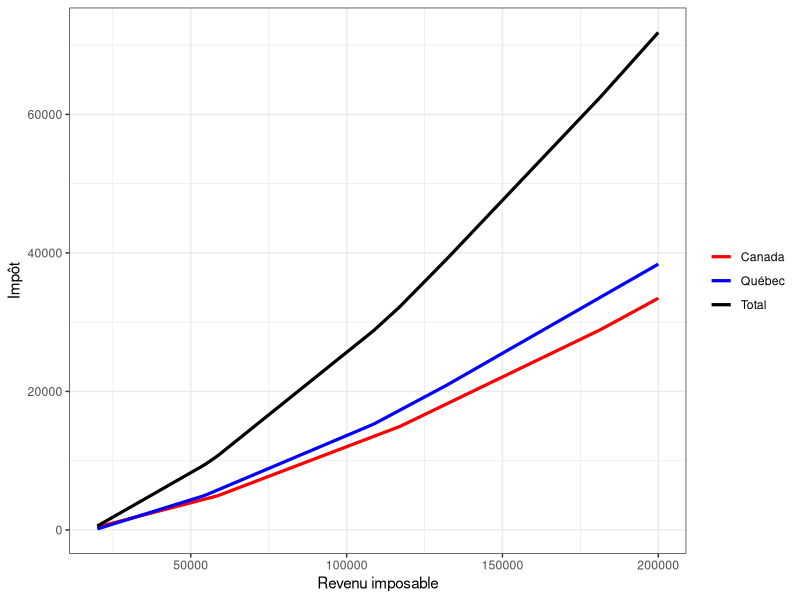
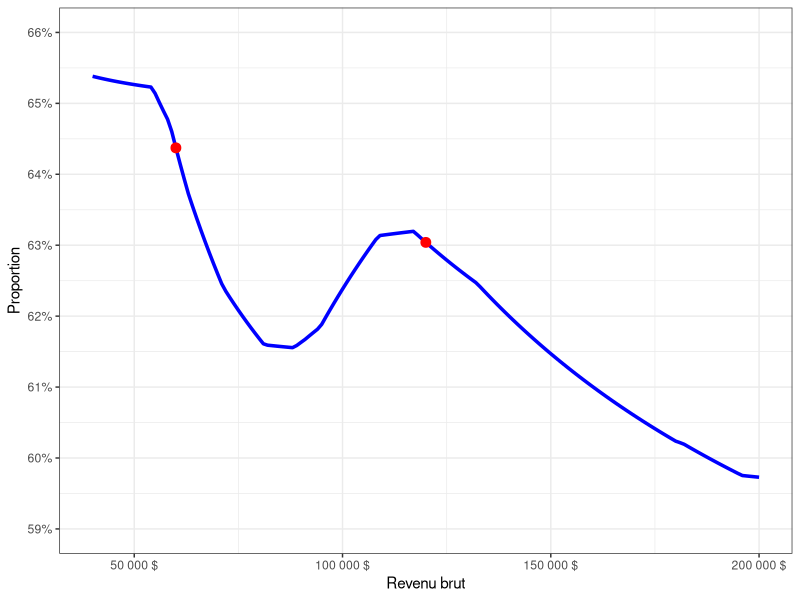
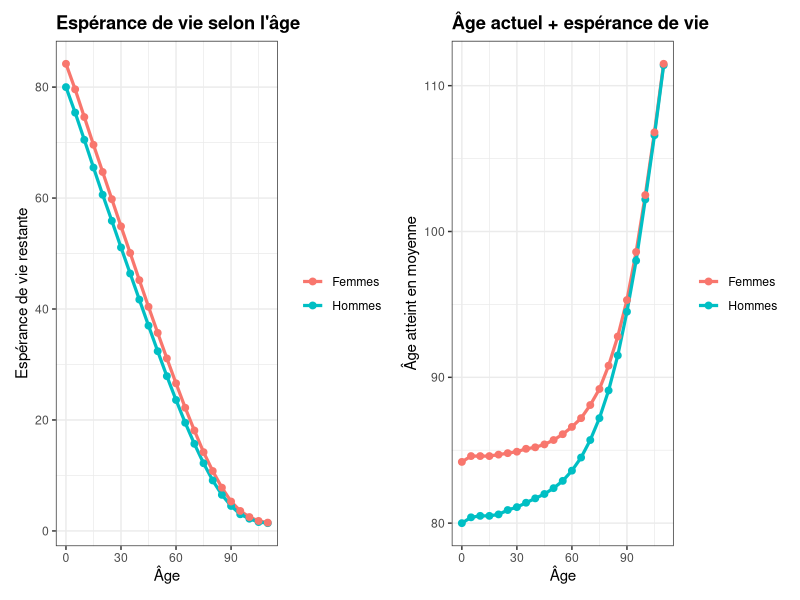
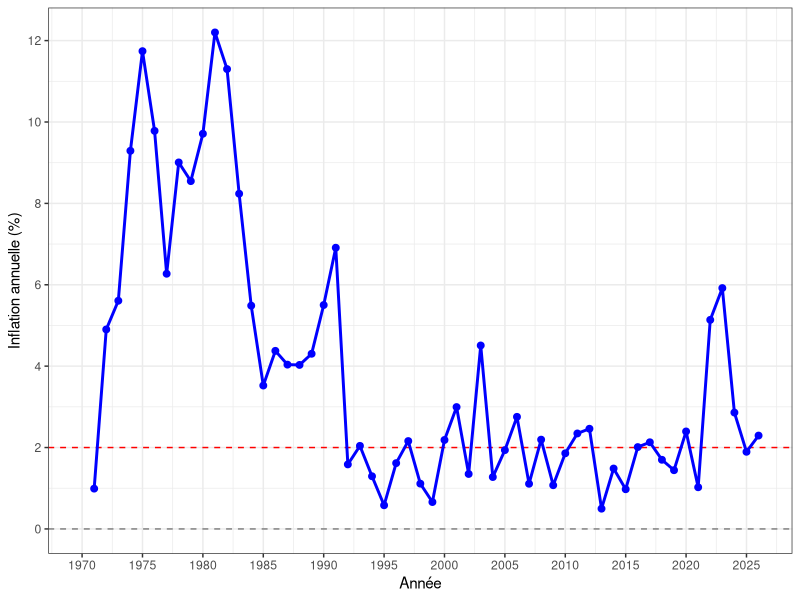
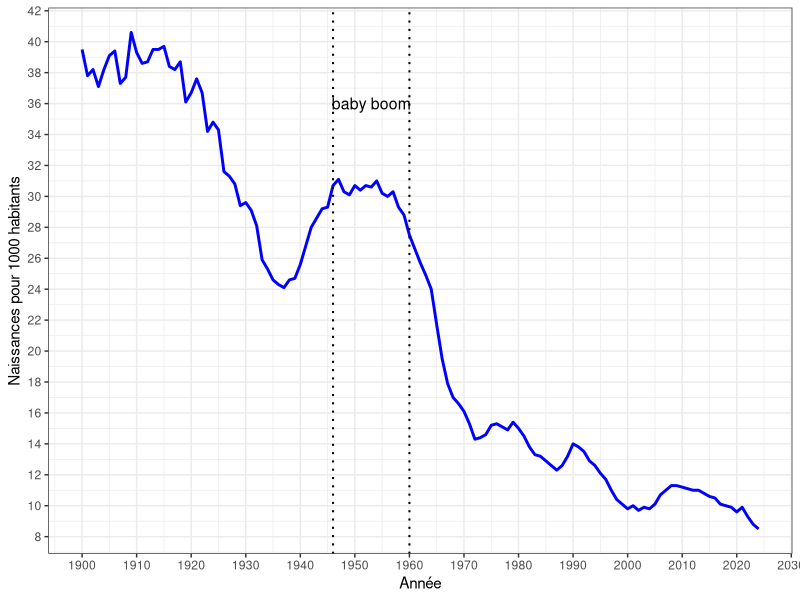

These charts were generated, in order, by the following R code:
## ---- chunk 1
#| code-fold: true
#| echo: false
#| message: false
#| warning: false
#| fig-height: 4.8
#| fig-width: 9
#| fig-align: center

library(dplyr)
library(kableExtra)
library(tibble)

tab_moyen <- tibble(
  `Catégorie de travailleur` = c(
    "Total des retraités",
    "Employés du secteur public",
    "Employés du secteur privé",
    "Travailleurs autonomes"
  ),
  `2021` = c(64.3, 62.5, 64.4, 67.1),
  `2022` = c(64.7, 62.9, 64.9, 68.0),
  `2023` = c(65.1, 63.2, 65.3, 68.0),
  `2024` = c(65.3, 63.8, 65.1, 67.9),
  `2025` = c(65.4, 62.6, 66.0, 68.4)
)

tab_moyen %>%
  mutate(across(`2021`:`2025`, ~ format(round(.x,1), decimal.mark=","))) %>%
  kbl(
    align = c("l","c","c","c","c","c"),
    caption = "Âge moyen de la retraite selon la catégorie de travailleur, Canada"
  ) %>%
  kable_styling(
    bootstrap_options = c("striped","hover","condensed"),
    full_width = FALSE,
    position = "center"
  )


tab_median <- tibble(
  `Catégorie de travailleur` = c(
    "Total des retraités",
    "Employés du secteur public",
    "Employés du secteur privé",
    "Travailleurs autonomes"
  ),
  `2021` = c(64.4, 61.8, 64.7, 65.7),
  `2022` = c(64.8, 61.8, 64.9, 67.8),
  `2023` = c(64.9, 63.0, 65.1, 67.8),
  `2024` = c(65.1, 64.1, 65.1, 66.7),
  `2025` = c(65.3, 61.8, 65.4, 67.4)
)

tab_median %>%
  mutate(across(`2021`:`2025`, ~ format(round(.x,1), decimal.mark=","))) %>%
  kbl(
    align = c("l","c","c","c","c","c"),
    caption = "Âge médian de la retraite selon la catégorie de travailleur, Canada"
  ) %>%
  kable_styling(
    bootstrap_options = c("striped","hover","condensed"),
    full_width = FALSE,
    position = "center"
  )


## ---- chunk 2
#| code-fold: true
#| echo: false
#| message: false
#| warning: false
#| fig-height: 4.8
#| fig-width: 9
#| fig-align: center
#| fig-cap: "Impôt total en fonction du revenu imposable"
#| label: fig-impot_par_revenu

library(dplyr)
library(tidyr)
library(ggplot2)
library(kableExtra)

impot_ey_qc_2026 <- function(revenu_imposable) {
  
  if (length(revenu_imposable) != 1 || !is.numeric(revenu_imposable) ||
      is.na(revenu_imposable) || revenu_imposable < 0) {
    stop("revenu_imposable doit être un nombre unique >= 0.")
  }
  
  y <- revenu_imposable
  
  # Impôt fédéral EY 2026 pour le Québec
  # Déjà après abattement du Québec de 16.5 %
  # et après crédit personnel de base intégré au tableau EY
  impot_federal <- if (y <= 16452) {
    0
  } else if (y <= 58523) {
    0.1169 * (y - 16452)
  } else if (y <= 117045) {
    4918 + 0.1712 * (y - 58523)
  } else if (y <= 181440) {
    14936 + 0.2171 * (y - 117045)
  } else if (y <= 258482) {
    28916 + 0.2446 * (y - 181440)
  } else {
    47761 + 0.2756 * (y - 258482)
  }
  
  # Impôt Québec EY 2026
  # Crédit personnel de base déjà intégré au tableau EY
  impot_quebec <- if (y <= 18952) {
    0
  } else if (y <= 54345) {
    0.14 * (y - 18952)
  } else if (y <= 108680) {
    4955 + 0.19 * (y - 54345)
  } else if (y <= 132245) {
    15279 + 0.24 * (y - 108680)
  } else {
    20934 + 0.2575 * (y - 132245)
  }
  
  data.frame(
    revenu_imposable = y,
    impot_federal = round(impot_federal, 2),
    impot_quebec = round(impot_quebec, 2),
    impot_total = round(impot_federal + impot_quebec, 2)
  )
}

revenu_depuis_impot <- function(impot_total) {
  
  f <- function(y) {
    impots <- impot_ey_qc_2026(y)
    impots$impot_total - impot_total
  }
  
  sol <- uniroot(
    f,
    lower = 0,
    upper = 500000
  )
  
  sol$root
}

revenu_depuis_revenu_net <- function(revenu_net) {
  
  f <- function(y) {
    impots <- impot_ey_qc_2026(y)
    y - impots$impot_total - revenu_net
  }
  
  sol <- uniroot(
    f,
    lower = 0,
    upper = 500000
  )
  
  sol$root
}


# grille de revenus
df_impot <- lapply(seq(20000, 200000, by = 1000), impot_ey_qc_2026) %>%
  bind_rows()

# format long pour ggplot
df_long <- df_impot %>%
  pivot_longer(
    cols = c(impot_quebec, impot_federal, impot_total),
    names_to = "type",
    values_to = "impot"
  ) %>%
  mutate(
    type = recode(
      type,
      impot_quebec = "Québec",
      impot_federal = "Canada",
      impot_total = "Total"
    )
  )

ggplot(df_long, aes(x = revenu_imposable, y = impot, color = type)) +
  geom_line(linewidth = 1.1) +
  scale_color_manual(
    values = c(
      "Québec" = "blue",
      "Canada" = "red",
      "Total" = "black"
    )
  ) +
  labs(
    x = "Revenu imposable",
    y = "Impôt",
    color = NULL
  ) +
  theme_bw()

## ---- chunk 3
#| code-fold: true
#| echo: false
#| message: false
#| warning: false
#| fig-height: 4.8
#| fig-width: 9
#| fig-align: center

library(dplyr)
library(kableExtra)

faire_tableau_revenu <- function(salaire, impot) {
  
  # Hypothèses
  taux_reer <- 0.09
  
  exemption_rrq <- 3500
  MGA <- 71300
  MSG <- 81200
  taux_rrq <- 0.064
  taux_rrq_sup <- 0.04
  
  taux_ae <- 0.0127
  max_ae <- 63000
  
  taux_rqap <- 0.0049
  max_rqap <- 91000
  
  assurance_fixe <- 800
  assurance_taux <- 0.02
  
  ratio_dep_travail <- 0.07
  
  # Calculs
  cotisation_reer <- taux_reer * salaire
  revenu_imposable <- salaire - cotisation_reer
  
  rrq_base <- max(0, min(salaire, MGA) - exemption_rrq) * taux_rrq
  rrq_sup <- max(0, min(salaire, MSG) - MGA) * taux_rrq_sup
  rrq <- rrq_base + rrq_sup
  
  ae <- min(salaire, max_ae) * taux_ae
  rqap <- min(salaire, max_rqap) * taux_rqap
  
  assurance_collective <- assurance_fixe + assurance_taux * salaire
  dep_travail <- ratio_dep_travail * salaire
  
  revenu_residuel <- salaire -
    cotisation_reer -
    impot -
    rrq -
    ae -
    rqap -
    assurance_collective -
    dep_travail
  
  # Base de données
  tab_rev <- data.frame(
    element = c(
      "Salaire annuel",
      "Cotisation REER et régime de retraite (9 % du salaire)",
      "Revenu imposable",
      "Impôt (fédéral et provincial)*",
      "Cotisations au Régime de rentes du Québec (RRQ)",
      "Cotisations à l’assurance-emploi (AE)",
      "Cotisations au Régime québécois d’assurance parentale (RQAP)",
      "Cotisations au régime d’assurance collective",
      "Dépenses supplémentaires reliées au travail",
      "Revenu résiduel disponible"
    ),
    montant = c(
      salaire,
      -cotisation_reer,
      revenu_imposable,
      -impot,
      -rrq,
      -ae,
      -rqap,
      -assurance_collective,
      -dep_travail,
      revenu_residuel
    )
  )
  
  # Fonction de format comptable
  fmt_money <- function(x) {
    txt <- format(round(abs(x), 0), big.mark = " ", scientific = FALSE, trim = TRUE)
    ifelse(
      x < 0,
      cell_spec(paste0("(", txt, " $)"), color = "red"),
      paste0(txt, " $")
    )
  }
  
  # Tableau
  tab_rev %>%
    mutate(Montant = fmt_money(montant)) %>%
    select(
      `Élément` = element,
      Montant
    ) %>%
    kbl(
      caption = "Décomposition du revenu et des dépenses - Avant la retraite",
      escape = FALSE,
      align = c("l", "r"),
      booktabs = TRUE
    ) %>%
    kable_styling(
      bootstrap_options = c("striped", "hover", "condensed"),
      full_width = FALSE,
      position = "center"
    ) %>%
    row_spec(c(3, 10), bold = TRUE)
}

faire_tableau_revenu(
  salaire = 120000,
  impot = 33574

)

## ---- chunk 4
#| code-fold: true
#| echo: false
#| message: false
#| warning: false
#| fig-height: 4.8
#| fig-width: 9
#| fig-align: center

library(dplyr)
library(kableExtra)

faire_tableau_revenu <- function(salaire, impot) {
  
  # Hypothèses
  taux_reer <- 0.09
  
  exemption_rrq <- 3500
  MGA <- 71300
  MSG <- 81200
  taux_rrq <- 0.064
  taux_rrq_sup <- 0.04
  
  taux_ae <- 0.0127
  max_ae <- 63000
  
  taux_rqap <- 0.0049
  max_rqap <- 91000
  
  assurance_fixe <- 800
  assurance_taux <- 0.02
  
  ratio_dep_travail <- 0.07
  
  # Calculs
  cotisation_reer <- 0
  revenu_imposable <- salaire - cotisation_reer
  
  rrq_base <- max(0, min(salaire, MGA) - exemption_rrq) * taux_rrq
  rrq_sup <- max(0, min(salaire, MSG) - MGA) * taux_rrq_sup
  rrq <- 0
  
  ae <- 0
  rqap <- 0
  
  assurance_collective <- 750
  dep_travail <- 0
  
  revenu_residuel <- salaire -
    cotisation_reer -
    impot -
    rrq -
    ae -
    rqap -
    assurance_collective -
    dep_travail
  
  # Base de données
  tab_rev <- data.frame(
    element = c(
      "Revenu de rente",
      "Cotisation REER et régime de retraite (9 % du salaire)",
      "Revenu imposable",
      "Impôt (fédéral et provincial)*",
      "Cotisations au Régime de rentes du Québec (RRQ)",
      "Cotisations à l’assurance-emploi (AE)",
      "Cotisations au Régime québécois d’assurance parentale (RQAP)",
      "Prime au régime d'assurance-médicaments",
      "Dépenses supplémentaires reliées au travail",
      "Revenu résiduel disponible"
    ),
    montant = c(
      salaire,
      -cotisation_reer,
      revenu_imposable,
      -impot,
      -rrq,
      -ae,
      -rqap,
      -assurance_collective,
      -dep_travail,
      revenu_residuel
    )
  )
  
  # Mise en évidence de certains libellés
  tab_rev$element[tab_rev$element == "Revenu de rente"] <- cell_spec(
    "Revenu de rente",
    color = "blue"
  )
  
  tab_rev$element[tab_rev$element == "Prime au régime d'assurance-médicaments"] <- cell_spec(
    "Prime au régime d'assurance-médicaments",
    color = "blue"
  )
  
  # Fonction de format comptable
  fmt_money <- function(x) {
    txt <- format(round(abs(x), 0), big.mark = " ", scientific = FALSE, trim = TRUE)
    ifelse(
      x < 0,
      cell_spec(paste0("(", txt, " $)"), color = "red"),
      paste0(txt, " $")
    )
  }
  
  # Tableau
  tab_rev %>%
    mutate(Montant = fmt_money(montant)) %>%
    select(
      `Élément` = element,
      Montant
    ) %>%
    kbl(
      caption = "Décomposition du revenu et des dépenses - Après la retraite",
      escape = FALSE,
      align = c("l", "r"),
      booktabs = TRUE
    ) %>%
    kable_styling(
      bootstrap_options = c("striped", "hover", "condensed"),
      full_width = FALSE,
      position = "center"
    ) %>%
    row_spec(c(3, 10), bold = TRUE)
}

#revenu_depuis_revenu_net(58045 + 750) #75647
#impots2026 <- impot_ey_qc_2026(75647)
#impots2026$impot_total #16852

faire_tableau_revenu(
  salaire = 75647,
  impot = 16852
)


## ---- chunk 5
#| code-fold: true
#| echo: false
#| message: false
#| warning: false
#| fig-height: 4.8
#| fig-width: 9
#| fig-align: center

library(dplyr)
library(kableExtra)

faire_tableau_revenu <- function(salaire, impot) {
  
  # Hypothèses
  taux_reer <- 0.09
  
  exemption_rrq <- 3500
  MGA <- 71300
  MSG <- 81200
  taux_rrq <- 0.064
  taux_rrq_sup <- 0.04
  
  taux_ae <- 0.0127
  max_ae <- 63000
  
  taux_rqap <- 0.0049
  max_rqap <- 91000
  
  assurance_fixe <- 800
  assurance_taux <- 0.02
  
  ratio_dep_travail <- 0.07
  
  # Calculs
  cotisation_reer <- taux_reer * salaire
  revenu_imposable <- salaire - cotisation_reer
  
  rrq_base <- max(0, min(salaire, MGA) - exemption_rrq) * taux_rrq
  rrq_sup <- max(0, min(salaire, MSG) - MGA) * taux_rrq_sup
  rrq <- rrq_base + rrq_sup
  
  ae <- min(salaire, max_ae) * taux_ae
  rqap <- min(salaire, max_rqap) * taux_rqap
  
  assurance_collective <- assurance_fixe + assurance_taux * salaire
  dep_travail <- ratio_dep_travail * salaire
  
  revenu_residuel <- salaire -
    cotisation_reer -
    impot -
    rrq -
    ae -
    rqap -
    assurance_collective -
    dep_travail
  
  # Base de données
  tab_rev <- data.frame(
    element = c(
      "Salaire annuel",
      "Cotisation REER et régime de retraite (9 % du salaire)",
      "Revenu imposable",
      "Impôt (fédéral et provincial)*",
      "Cotisations au Régime de rentes du Québec (RRQ)",
      "Cotisations à l’assurance-emploi (AE)",
      "Cotisations au Régime québécois d’assurance parentale (RQAP)",
      "Cotisations au régime d’assurance collective",
      "Dépenses supplémentaires reliées au travail",
      "Revenu résiduel disponible"
    ),
    montant = c(
      salaire,
      -cotisation_reer,
      revenu_imposable,
      -impot,
      -rrq,
      -ae,
      -rqap,
      -assurance_collective,
      -dep_travail,
      revenu_residuel
    )
  )
  
  # Fonction de format comptable
  fmt_money <- function(x) {
    txt <- format(round(abs(x), 0), big.mark = " ", scientific = FALSE, trim = TRUE)
    ifelse(
      x < 0,
      cell_spec(paste0("(", txt, " $)"), color = "red"),
      paste0(txt, " $")
    )
  }
  
  # Tableau
tab_rev %>%
  mutate(Montant = fmt_money(montant)) %>%
  select(
    `Élément` = element,
    Montant
  ) %>%
  kbl(
    caption = "Décomposition du revenu et des dépenses - Avant la retraite",
    escape = FALSE,
    align = c("l", "r"),
    booktabs = TRUE
  ) %>%
  kable_styling(
    bootstrap_options = c("striped", "hover", "condensed"),
    full_width = FALSE,
    position = "center"
  ) %>%
  row_spec(c(3, 10), bold = TRUE)
}

faire_tableau_revenu(
  salaire = 60000,
  impot = 11200

)

## ---- chunk 6
#| code-fold: true
#| echo: false
#| message: false
#| warning: false
#| fig-height: 4.8
#| fig-width: 9
#| fig-align: center

library(dplyr)
library(kableExtra)

faire_tableau_revenu <- function(salaire, impot) {
  
  # Hypothèses
  taux_reer <- 0.09
  
  exemption_rrq <- 3500
  MGA <- 71300
  MSG <- 81200
  taux_rrq <- 0.064
  taux_rrq_sup <- 0.04
  
  taux_ae <- 0.0127
  max_ae <- 63000
  
  taux_rqap <- 0.0049
  max_rqap <- 91000
  
  assurance_fixe <- 800
  assurance_taux <- 0.02
  
  ratio_dep_travail <- 0.07
  
  # Calculs
  cotisation_reer <- 0
  revenu_imposable <- salaire - cotisation_reer
  
  rrq_base <- max(0, min(salaire, MGA) - exemption_rrq) * taux_rrq
  rrq_sup <- max(0, min(salaire, MSG) - MGA) * taux_rrq_sup
  rrq <- 0
  
  ae <- 0
  rqap <- 0
  
  assurance_collective <- 750
  dep_travail <- 0
  
  revenu_residuel <- salaire -
    cotisation_reer -
    impot -
    rrq -
    ae -
    rqap -
    assurance_collective -
    dep_travail
  
  # Base de données
  tab_rev <- data.frame(
    element = c(
      "Revenu de rente",
      "Cotisation REER et régime de retraite (9 % du salaire)",
      "Revenu imposable",
      "Impôt (fédéral et provincial)*",
      "Cotisations au Régime de rentes du Québec (RRQ)",
      "Cotisations à l’assurance-emploi (AE)",
      "Cotisations au Régime québécois d’assurance parentale (RQAP)",
      "Prime au régime d'assurance-médicaments",
      "Dépenses supplémentaires reliées au travail",
      "Revenu résiduel disponible"
    ),
    montant = c(
      salaire,
      -cotisation_reer,
      revenu_imposable,
      -impot,
      -rrq,
      -ae,
      -rqap,
      -assurance_collective,
      -dep_travail,
      revenu_residuel
    )
  )
  
  # Mise en évidence de certains libellés
  tab_rev$element[tab_rev$element == "Revenu de rente"] <- cell_spec(
    "Revenu de rente",
    color = "blue"
  )
  
  tab_rev$element[tab_rev$element == "Prime au régime d'assurance-médicaments"] <- cell_spec(
    "Prime au régime d'assurance-médicaments",
    color = "blue"
  )
  
  # Fonction de format comptable
  fmt_money <- function(x) {
    txt <- format(round(abs(x), 0), big.mark = " ", scientific = FALSE, trim = TRUE)
    ifelse(
      x < 0,
      cell_spec(paste0("(", txt, " $)"), color = "red"),
      paste0(txt, " $")
    )
  }
  
  # Tableau
  tab_rev %>%
    mutate(Montant = fmt_money(montant)) %>%
    select(
      `Élément` = element,
      Montant
    ) %>%
    kbl(
      caption = "Décomposition du revenu et des dépenses - Après la retraite",
      escape = FALSE,
      align = c("l", "r"),
      booktabs = TRUE
    ) %>%
    kable_styling(
      bootstrap_options = c("striped", "hover", "condensed"),
      full_width = FALSE,
      position = "center"
    ) %>%
    row_spec(c(3, 10), bold = TRUE)
}

#revenu_depuis_revenu_net(32528 + 750) #38624
#impots2026 <- impot_ey_qc_2026(38624)
#impots2026$impot_total #5346

faire_tableau_revenu(
  salaire = 38630,
  impot = 5352
)

## ---- chunk 7
#| code-fold: true
#| echo: false
#| message: false
#| warning: false
#| fig-height: 4.8
#| fig-width: 9
#| fig-align: center
#| fig-cap: "Taux de remplacement du revenu brut nécessaire pour reproduire le revenu disponible à la retraite"
#| label: fig-tauxderemp_par_revenu

revenu_residuel_disponible <- function(salaire, impot) {
  
  # Hypothèses
  taux_reer <- 0.09
  
  exemption_rrq <- 3500
  MGA <- 71300
  MSG <- 81200
  taux_rrq <- 0.064
  taux_rrq_sup <- 0.04
  
  taux_ae <- 0.0127
  max_ae <- 63000
  
  taux_rqap <- 0.0049
  max_rqap <- 91000
  
  assurance_fixe <- 800
  assurance_taux <- 0.02
  
  ratio_dep_travail <- 0.07
  
  # Calculs
  cotisation_reer <- taux_reer * salaire
  
  rrq_base <- max(0, min(salaire, MGA) - exemption_rrq) * taux_rrq
  rrq_sup  <- max(0, min(salaire, MSG) - MGA) * taux_rrq_sup
  rrq <- rrq_base + rrq_sup
  
  ae <- min(salaire, max_ae) * taux_ae
  rqap <- min(salaire, max_rqap) * taux_rqap
  
  assurance_collective <- assurance_fixe + assurance_taux * salaire
  dep_travail <- ratio_dep_travail * salaire
  
  revenu_residuel <- salaire -
    cotisation_reer -
    impot -
    rrq -
    ae -
    rqap -
    assurance_collective -
    dep_travail
  
  return(revenu_residuel)
}

library(dplyr)
library(ggplot2)
library(purrr)
library(scales)

revenus <- seq(40000, 200000, by = 1000)

bd <- tibble(revenu = revenus) %>%
  mutate(
    impot = map_dbl(revenu, ~ impot_ey_qc_2026(.x)$impot_total),
    dispo = map2_dbl(revenu, impot, ~ revenu_residuel_disponible(salaire = .x, impot = .y)),
    rente = map_dbl(dispo + 750, revenu_depuis_revenu_net),
    pct   = rente / revenu
  ) %>%
  select(revenu, rente, pct)

pts <- bd %>%
  filter(revenu %in% c(60000, 120000))

library(scales)

ggplot(bd, aes(x = revenu, y = pct)) +
  geom_line(linewidth = 1.2, color = "blue") +
  geom_point(data = pts, color = "red", size = 3) +
  scale_x_continuous(
    labels = dollar_format(prefix = "", suffix = " $", big.mark = " ")
  ) +
  scale_y_continuous(
    limits = c(0.59, 0.66),
    breaks = seq(0.59, 0.66, by = 0.01),
    labels = percent_format(accuracy = 1)
  ) +
  labs(
    x = "Revenu brut",
    y = "Proportion"
  ) +
  theme_bw()

## ---- chunk 8
#| code-fold: true
#| echo: false
#| message: false
#| warning: false
#| fig-height: 4
#| fig-width: 9
#| fig-align: center

library(tibble)
library(dplyr)
library(kableExtra)

tab_rentes <- tibble(
  `Durée de la rente certaine due` = c(10, 15, 20, 25, 30, 35),
  `Montant annuel` = c(109144, 76299, 59957, 50216, 43774, 39218)
) %>%
  mutate(
    `Durée de la rente certaine due` = paste0(`Durée de la rente certaine due`, " ans"),
    `Montant annuel` = paste0(
      format(
        `Montant annuel`,
        big.mark = " ",
        decimal.mark = ",",
        scientific = FALSE
      ),
      " $"
    )
  )

tab_rentes %>%
  kbl(
    align = c("c", "c"),
    col.names = c("Durée", "Montant annuel de la rente")
  ) %>%
  kable_styling(
    bootstrap_options = c("striped", "hover", "condensed"),
    full_width = FALSE,
    position = "center"
  )
## ---- chunk 9
#| code-fold: true
#| echo: false
#| message: false
#| warning: false
#| fig-height: 4
#| fig-width: 9
#| fig-align: center

library(tibble)
library(dplyr)
library(kableExtra)

tab_mortalite_comp <- tibble(
  age = c(0, 5, 10, 15, 20, 25, 30, 35, 40, 45, 50, 55, 60, 65, 70, 75,
          80, 85, 90, 95, 100, 105, 110),
  lx_h = c(100000, 99447, 99407, 99348, 99137, 98753, 98285, 97744,
           97136, 96354, 95252, 93614, 91135, 87364, 81640, 73087,
           60780, 44391, 25601, 9594, 1864, 159, 6),
  ex_h = c(80.0, 75.4, 70.5, 65.5, 60.6, 55.9, 51.1, 46.4,
           41.7, 37.0, 32.4, 27.9, 23.6, 19.5, 15.7, 12.2,
           9.1, 6.5, 4.5, 3.0, 2.2, 1.6, 1.4),
  lx_f = c(100000, 99530, 99493, 99445, 99331, 99158, 98949, 98691,
           98379, 97920, 97213, 96149, 94532, 92030, 88107, 81931,
           72329, 58025, 38773, 18226, 4799, 570, 27),
  ex_f = c(84.2, 79.6, 74.6, 69.6, 64.7, 59.8, 54.9, 50.1,
           45.2, 40.4, 35.7, 31.1, 26.6, 22.2, 18.1, 14.2,
           10.8, 7.8, 5.3, 3.6, 2.5, 1.8, 1.5)
) %>%
  mutate(
    `Âge` = ifelse(age == 110, "110 ans et plus", paste0(age, " ans")),
    `Survivants` = format(lx_h, big.mark = " ", decimal.mark = ","),
    `Espérance de vie` = format(ex_h, nsmall = 1, decimal.mark = ","),
    `Survivantes` = format(lx_f, big.mark = " ", decimal.mark = ","),
    `Espérance de vie ` = format(ex_f, nsmall = 1, decimal.mark = ",")
  ) %>%
  select(`Âge`, `Survivants`, `Espérance de vie`, `Survivantes`, `Espérance de vie `)

tab_mortalite_comp %>%
  kbl(
    align = c("c", "c", "c", "c", "c"),
    col.names = c("Âge", "l<sub>x</sub>", "e<sub>x</sub>", "l<sub>x</sub>", "e<sub>x</sub>"),
    escape = FALSE,
    caption = "Extrait des tables complètes de mortalité, Canada, 2017 à 2019"
  ) %>%
  add_header_above(c(" " = 1, "Hommes" = 2, "Femmes" = 2), escape = FALSE) %>%
  kable_styling(
    bootstrap_options = c("striped", "hover", "condensed"),
    full_width = FALSE,
    position = "center"
  )

## ---- chunk 10
#| code-fold: true
#| echo: false
#| message: false
#| warning: false
#| fig-height: 4
#| fig-width: 14
#| fig-align: center

library(tibble)
library(dplyr)
library(ggplot2)
library(tidyr)
library(patchwork)

tab_mortalite_comp <- tibble(
  age = c(0, 5, 10, 15, 20, 25, 30, 35, 40, 45, 50, 55, 60, 65, 70, 75,
          80, 85, 90, 95, 100, 105, 110),
  lx_h = c(100000, 99447, 99407, 99348, 99137, 98753, 98285, 97744,
           97136, 96354, 95252, 93614, 91135, 87364, 81640, 73087,
           60780, 44391, 25601, 9594, 1864, 159, 6),
  ex_h = c(80.0, 75.4, 70.5, 65.5, 60.6, 55.9, 51.1, 46.4,
           41.7, 37.0, 32.4, 27.9, 23.6, 19.5, 15.7, 12.2,
           9.1, 6.5, 4.5, 3.0, 2.2, 1.6, 1.4),
  lx_f = c(100000, 99530, 99493, 99445, 99331, 99158, 98949, 98691,
           98379, 97920, 97213, 96149, 94532, 92030, 88107, 81931,
           72329, 58025, 38773, 18226, 4799, 570, 27),
  ex_f = c(84.2, 79.6, 74.6, 69.6, 64.7, 59.8, 54.9, 50.1,
           45.2, 40.4, 35.7, 31.1, 26.6, 22.2, 18.1, 14.2,
           10.8, 7.8, 5.3, 3.6, 2.5, 1.8, 1.5)
)

df_plot <- tab_mortalite_comp %>%
  transmute(
    age,
    Hommes = ex_h,
    Femmes = ex_f,
    `Hommes (âge + e[x])` = age + ex_h,
    `Femmes (âge + e[x])` = age + ex_f
  )

df_ex <- df_plot %>%
  select(age, Hommes, Femmes) %>%
  pivot_longer(cols = -age, names_to = "sexe", values_to = "esperance_vie")

df_total <- df_plot %>%
  select(age, `Hommes (âge + e[x])`, `Femmes (âge + e[x])`) %>%
  pivot_longer(cols = -age, names_to = "sexe", values_to = "age_total") %>%
  mutate(
    sexe = recode(
      sexe,
      `Hommes (âge + e[x])` = "Hommes",
      `Femmes (âge + e[x])` = "Femmes"
    )
  )

p1 <- ggplot(df_ex, aes(x = age, y = esperance_vie, color = sexe)) +
  geom_line(linewidth = 1.1) +
  geom_point(size = 2) +
  labs(
    title = "Espérance de vie selon l'âge",
    x = "Âge",
    y = "Espérance de vie restante"
  ) +
  theme_bw() +
  theme(
    legend.title = element_blank(),
    plot.title = element_text(face = "bold")
  )

p2 <- ggplot(df_total, aes(x = age, y = age_total, color = sexe)) +
  geom_line(linewidth = 1.1) +
  geom_point(size = 2) +
  labs(
    title = "Âge actuel + espérance de vie",
    x = "Âge",
    y = "Âge atteint en moyenne"
  ) +
  theme_bw() +
  theme(
    legend.title = element_blank(),
    plot.title = element_text(face = "bold")
  )

library(patchwork)

p1 | p2

## ---- chunk 11
#| code-fold: true
#| echo: false
#| message: false
#| warning: false
#| fig-height: 4
#| fig-width: 14
#| fig-align: center

library(dplyr)
library(tidyr)
library(kableExtra)
library(stringr)

txt <- "
Year January February March April May June July August September October November December
1970 20.2 20.2 20.2 20.3 20.3 20.3 20.5 20.5 20.4 20.4 20.4 20.3
1971 20.4 20.5 20.5 20.7 20.7 20.8 21.0 21.2 21.1 21.2 21.2 21.3
1972 21.4 21.5 21.6 21.7 21.7 21.7 22.0 22.2 22.3 22.3 22.3 22.4
1973 22.6 22.8 22.8 23.1 23.2 23.4 23.7 24.0 24.1 24.2 24.4 24.5
1974 24.7 24.9 25.2 25.4 25.9 26.1 26.3 26.6 26.8 27.1 27.3 27.6
1975 27.6 27.9 28.0 28.2 28.5 28.8 29.2 29.5 29.6 29.8 30.1 30.2
1976 30.3 30.5 30.6 30.7 30.9 31.1 31.3 31.3 31.5 31.7 31.8 31.9
1977 32.2 32.4 32.8 33.0 33.4 33.5 33.9 33.9 34.2 34.5 34.7 34.9
1978 35.1 35.4 35.7 35.8 36.3 36.6 37.1 37.2 37.1 37.6 37.8 37.9
1979 38.1 38.6 39.0 39.3 39.7 39.9 40.2 40.3 40.7 41.0 41.4 41.6
1980 41.8 42.3 42.6 42.9 43.4 43.9 44.2 44.7 45.0 45.4 46.0 46.2
1981 46.9 47.4 48.0 48.3 48.7 49.5 49.9 50.3 50.7 51.2 51.6 51.8
1982 52.2 52.8 53.5 53.8 54.5 55.1 55.4 55.6 55.9 56.3 56.6 56.6
1983 56.5 56.8 57.4 57.4 57.5 58.1 58.4 58.7 58.7 59.1 59.1 59.2
1984 59.6 59.9 60.0 60.2 60.2 60.6 60.8 60.8 60.9 61.1 61.4 61.4
1985 61.7 62.1 62.2 62.5 62.7 63.0 63.3 63.3 63.4 63.6 63.8 64.1
1986 64.4 64.7 64.9 64.9 65.3 65.4 65.9 66.0 66.0 66.4 66.7 66.8
1987 67.0 67.3 67.5 67.9 68.3 68.5 68.9 69.0 69.0 69.2 69.5 69.6
1988 69.7 70.0 70.4 70.6 71.0 71.2 71.6 71.7 71.8 72.2 72.3 72.3
1989 72.7 73.2 73.6 73.8 74.6 74.9 75.4 75.5 75.6 75.9 76.1 76.1
1990 76.7 77.2 77.5 77.5 77.9 78.2 78.5 78.6 78.8 79.5 80.0 79.9
1991 82.0 82.0 82.3 82.3 82.7 83.1 83.2 83.3 83.1 83.0 83.3 82.9
1992 83.3 83.3 83.6 83.7 83.8 84.0 84.2 84.2 84.2 84.3 84.7 84.7
1993 85.0 85.3 85.2 85.2 85.4 85.4 85.6 85.7 85.7 85.9 86.3 86.1
1994 86.1 85.4 85.4 85.4 85.2 85.4 85.7 85.8 85.9 85.7 86.2 86.3
1995 86.6 87.0 87.2 87.5 87.7 87.7 87.9 87.7 87.8 87.7 88.0 87.8
1996 88.0 88.1 88.5 88.7 89.0 89.0 89.0 89.0 89.1 89.3 89.7 89.7
1997 89.9 90.1 90.2 90.2 90.3 90.5 90.5 90.6 90.6 90.6 90.5 90.4
1998 90.9 91.0 91.1 91.0 91.3 91.4 91.4 91.4 91.2 91.6 91.6 91.3
1999 91.5 91.6 92.0 92.5 92.7 92.9 93.1 93.3 93.6 93.7 93.6 93.7
2000 93.5 94.1 94.8 94.5 94.9 95.5 95.8 95.7 96.1 96.3 96.6 96.7
2001 96.3 96.8 97.1 97.8 98.6 98.7 98.4 98.4 98.6 98.1 97.2 97.4
2002 97.6 98.2 98.9 99.5 99.7 99.9 100.5 100.9 100.9 101.2 101.5 101.1
2003 102.0 102.8 103.1 102.4 102.5 102.5 102.6 102.9 103.1 102.8 103.1 103.2
2004 103.3 103.5 103.9 104.1 105.0 105.1 105.0 104.8 105.0 105.2 105.6 105.4
2005 105.3 105.7 106.3 106.6 106.7 106.9 107.1 107.5 108.4 107.9 107.7 107.6
2006 108.2 108.0 108.6 109.2 109.7 109.5 109.6 109.8 109.2 109.0 109.2 109.4
2007 109.4 110.2 111.1 111.6 112.1 111.9 112.0 111.7 111.9 111.6 111.9 112.0
2008 111.8 112.2 112.6 113.5 114.6 115.4 115.8 115.6 115.7 114.5 114.1 113.3
2009 113.0 113.8 114.0 113.9 114.7 115.1 114.7 114.7 114.7 114.6 115.2 114.8
2010 115.1 115.6 115.6 116.0 116.3 116.2 116.8 116.7 116.9 117.4 117.5 117.5
2011 117.8 118.1 119.4 119.8 120.6 119.8 120.0 120.3 120.6 120.8 120.9 120.2
2012 120.7 121.2 121.7 122.2 122.1 121.6 121.5 121.8 122.0 122.2 121.9 121.2
2013 121.3 122.7 122.9 122.7 123.0 123.0 123.1 123.1 123.3 123.0 123.0 122.7
2014 123.1 124.1 124.8 125.2 125.8 125.9 125.7 125.7 125.8 125.9 125.4 124.5
2015 124.3 125.4 126.3 126.2 126.9 127.2 127.3 127.3 127.1 127.2 127.1 126.5
2016 126.8 127.1 127.9 128.3 128.8 129.1 128.9 128.7 128.8 129.1 128.6 128.4
2017 129.5 129.7 129.9 130.4 130.5 130.4 130.4 130.5 130.8 130.9 131.3 130.8
2018 131.7 132.5 132.9 133.3 133.4 133.6 134.3 134.2 133.7 134.1 133.5 133.4
2019 133.6 134.5 135.4 136.0 136.6 136.3 137.0 136.8 136.2 136.6 136.4 136.4
2020 136.8 137.4 136.6 135.7 136.1 137.2 137.2 137.0 136.9 137.5 137.7 137.4
2021 138.2 138.9 139.6 140.3 141.0 141.4 142.3 142.6 142.9 143.9 144.2 144.0
2022 145.3 146.8 148.9 149.8 151.9 152.9 153.1 152.6 152.7 153.8 154.0 153.1
2023 153.9 154.5 155.3 156.4 157.0 157.2 158.1 158.7 158.5 158.6 158.8 158.3
2024 158.3 158.8 159.8 160.6 161.5 161.4 162.1 161.8 161.1 161.8 161.8 161.2
2025 161.3 163.0 163.5 163.4 164.3 164.4 164.9 164.8 164.9 165.3 165.4 165.0
2026 165.0 XXX XXX XXX XXX XXX XXX XXX XXX XXX XXX XXX
"

df <- read.table(text = txt, header = TRUE, check.names = FALSE)

df_jan <- df %>%
  transmute(
    annee = Year,
    ipc = January,
    decennie = paste0(floor(annee / 10) * 10, "s")
  ) %>%
  filter(annee >= 1970)

ordre_decennies <- unique(df_jan$decennie)

n_max <- df_jan %>%
  count(decennie) %>%
  summarise(max_n = max(n)) %>%
  pull(max_n)

liste_blocs <- lapply(ordre_decennies, function(d) {
  x <- df_jan %>%
    filter(decennie == d) %>%
    mutate(
      rang = row_number(),
      ipc = format(ipc, nsmall = 1, decimal.mark = ",")
    ) %>%
    select(rang, annee, ipc)

  tibble(rang = 1:n_max) %>%
    left_join(x, by = "rang") %>%
    transmute(
      !!paste0(d, "_annee") := ifelse(is.na(annee), "", annee),
      !!paste0(d, "_ipc")   := ifelse(is.na(ipc), "", ipc)
    )
})

tab_decennies <- bind_cols(liste_blocs)

header_top <- setNames(rep(2, length(ordre_decennies)), ordre_decennies)

tab_decennies %>%
  kbl(
    align = rep("c", ncol(tab_decennies)),
    col.names = rep(c("Année", "IPC"), length(ordre_decennies))
  ) %>%
  add_header_above(header_top) %>%
  kable_styling(
    bootstrap_options = c("striped", "hover", "condensed"),
    full_width = FALSE,
    position = "center"
  )
## ---- chunk 12
#| code-fold: true
#| echo: false
#| message: false
#| warning: false
#| fig-height: 4
#| fig-width: 14
#| fig-align: center

library(dplyr)
library(ggplot2)

df_inflation <- df_jan %>%
  arrange(annee) %>%
  mutate(
    inflation_pct = 100 * (ipc / lag(ipc) - 1)
  ) %>%
  filter(annee >= 1970)

ggplot(df_inflation, aes(x = annee, y = inflation_pct)) +
  geom_hline(yintercept = 0, linewidth = 0.5, linetype = "dashed", colour = "grey50") +
  geom_hline(yintercept = 2, linewidth = 0.5, linetype = "dashed", colour = "red") +
  geom_line(linewidth = 1, color = "blue") +
  geom_point(size = 2, color = "blue") +
  scale_x_continuous(breaks = seq(1970, max(df_inflation$annee), by = 5)) +
  scale_y_continuous(
    breaks = seq(0,12,by = 2)
  ) +
  labs(
    x = "Année",
    y = "Inflation annuelle (%)"
  ) +
  theme_bw()

## ---- chunk 13
#| code-fold: true
#| echo: false
#| message: false
#| warning: false
#| fig-height: 4
#| fig-width: 14
#| fig-align: center

library(tibble)
library(kableExtra)

tab_retraite <- tibble(
  age = 55:65,
  homme = c(7, 2.5, 2.5, 2.5, 2.5, 40, 5, 5, 5, 20, 100),
  femme = c(10, 4, 4, 4, 4, 50, 8, 8, 8, 25, 100)
)

tab_retraite %>%
  mutate(
    Age = age,
    Homme = paste0(format(homme, nsmall = 2, decimal.mark = ","), " %"),
    Femme = paste0(format(femme, nsmall = 2, decimal.mark = ","), " %")
  ) %>%
  select(Age, Homme, Femme) %>%
  kbl(
    align = c("c","c","c"),
    col.names = c("Âge", "Homme", "Femme")
  ) %>%
  add_header_above(c(" " = 1, "Probabilité de retraite" = 2)) %>%
  kable_styling(
    bootstrap_options = c("striped", "hover", "condensed"),
    full_width = FALSE,
    position = "center"
  )

## ---- chunk 14
#| code-fold: true
#| echo: false
#| message: false
#| warning: false
#| fig-height: 4
#| fig-width: 14
#| fig-align: center

library(tidyverse)

df_naissance <- tribble(
~annee, ~taux,
1900,39.5,1901,37.8,1902,38.2,1903,37.1,1904,38.2,
1905,39.1,1906,39.4,1907,37.3,1908,37.7,1909,40.6,
1910,39.3,1911,38.6,1912,38.7,1913,39.5,1914,39.5,
1915,39.7,1916,38.4,1917,38.2,1918,38.7,1919,36.1,
1920,36.7,1921,37.6,1922,36.7,1923,34.2,1924,34.8,
1925,34.3,1926,31.6,1927,31.3,1928,30.8,1929,29.4,
1930,29.6,1931,29.1,1932,28.1,1933,25.9,1934,25.3,
1935,24.6,1936,24.3,1937,24.1,1938,24.6,1939,24.7,
1940,25.6,1941,26.8,1942,28.0,1943,28.6,1944,29.2,
1945,29.3,1946,30.7,1947,31.1,1948,30.3,1949,30.1,
1950,30.7,1951,30.4,1952,30.7,1953,30.6,1954,31.0,
1955,30.2,1956,30.0,1957,30.3,1958,29.3,1959,28.8,
1960,27.5,1961,26.6,1962,25.7,1963,24.9,1964,24.0,
1965,21.7,1966,19.5,1967,17.9,1968,17.0,1969,16.6,
1970,16.1,1971,15.3,1972,14.3,1973,14.4,1974,14.6,
1975,15.2,1976,15.3,1977,15.1,1978,14.9,1979,15.4,
1980,15.0,1981,14.5,1982,13.8,1983,13.3,1984,13.2,
1985,12.9,1986,12.6,1987,12.3,1988,12.6,1989,13.2,
1990,14.0,1991,13.8,1992,13.5,1993,12.9,1994,12.6,
1995,12.1,1996,11.7,1997,11.0,1998,10.4,1999,10.1,
2000,9.8,2001,10.0,2002,9.7,2003,9.9,2004,9.8,
2005,10.1,2006,10.7,2007,11.0,2008,11.3,2009,11.3,
2010,11.2,2011,11.1,2012,11.0,2013,11.0,2014,10.8,
2015,10.6,2016,10.5,2017,10.1,2018,10.0,2019,9.9,
2020,9.6,2021,9.9,2022,9.3,2023,8.8,2024,8.5
)

ggplot(df_naissance, aes(x = annee, y = taux)) +
  geom_line(linewidth = 1, colour = "blue") +
  #geom_point(size = 1.5, colour = "blue") +
  geom_vline(xintercept = 1946, linetype = "dotted", linewidth = 0.7) +
  geom_vline(xintercept = 1960, linetype = "dotted", linewidth = 0.7) +
  annotate("text", x = 1953, y = 36, label = "baby boom", size = 4) +
  scale_x_continuous(breaks = seq(1900, 2030, by = 10)) +
  scale_y_continuous(breaks = seq(8, 42, by = 2)) +
  labs(
    x = "Année",
    y = "Naissances pour 1000 habitants"
  ) +
  theme_bw()
